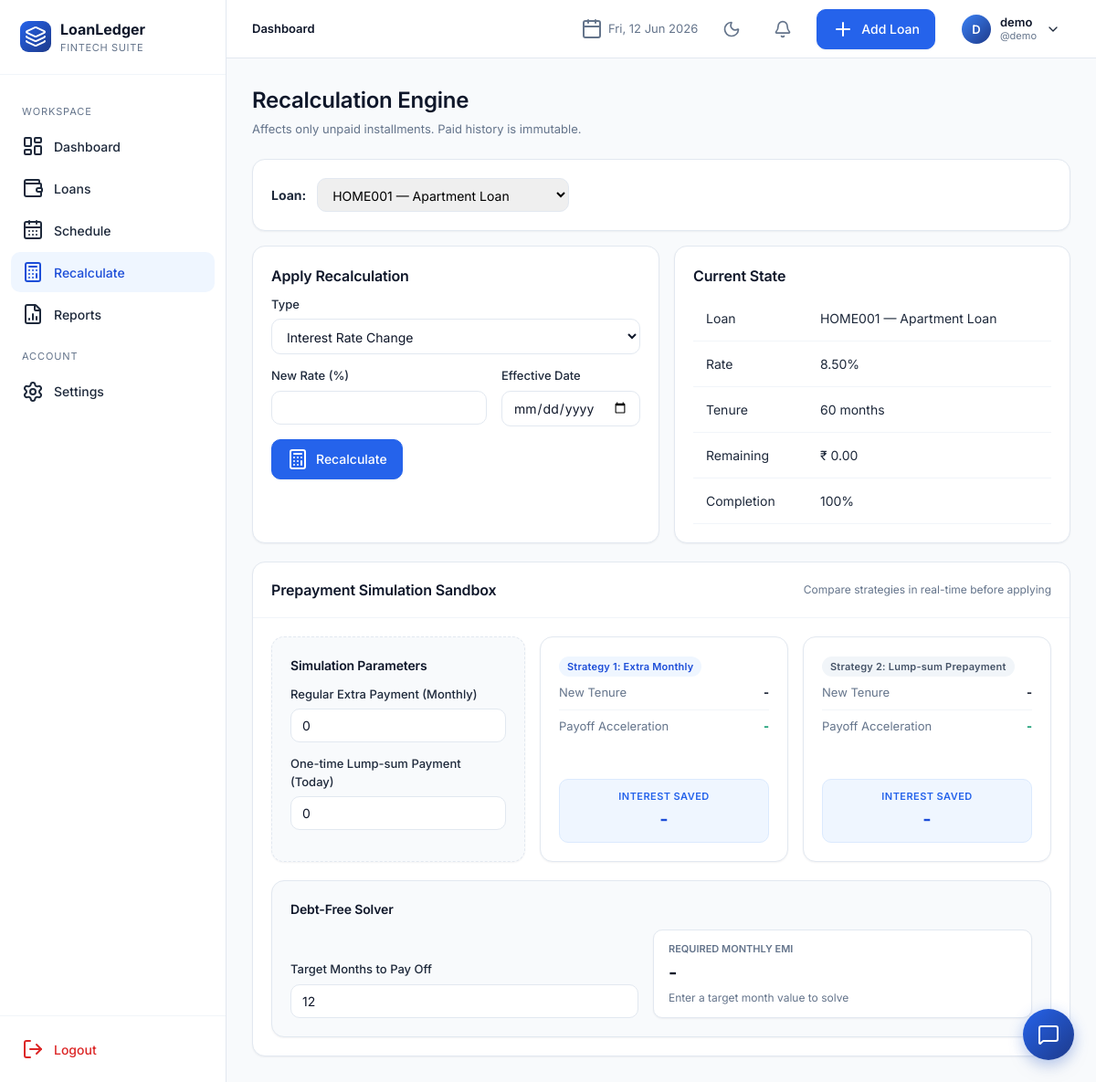
The page /recalculate/ (signed in) on the database its author committed.
### app/models.py (models this page shows, shortened)
class User(UserMixin, db.Model):
    __tablename__ = "users"
    id = db.Column(db.Integer, primary_key=True)
    full_name = db.Column(db.String(120), nullable=False)
    username = db.Column(db.String(64), unique=True, nullable=False, index=True)
    email = db.Column(db.String(160), unique=True, nullable=False, index=True)
    password_hash = db.Column(db.String(256), nullable=False)
    preferred_currency = db.Column(db.String(8), default="INR")
    preferred_date_format = db.Column(db.String(20), default="%d %b %Y")
    created_at = db.Column(db.DateTime, default=datetime.utcnow)
    loans = db.relationship("Loan", backref="owner", lazy="dynamic", cascade="all, delete-orphan")

class Loan(db.Model):
    __tablename__ = "loans"
    id = db.Column(db.Integer, primary_key=True)
    user_id = db.Column(db.Integer, db.ForeignKey("users.id"), nullable=False, index=True)
    loan_id = db.Column(db.String(40), nullable=False, index=True)  # manual unique per user
    loan_name = db.Column(db.String(120), nullable=False)
    loan_category = db.Column(db.String(50), nullable=False, default="Personal")
    bank_name = db.Column(db.String(120), nullable=False)
    loan_amount = db.Column(db.Float, nullable=False)
    interest_rate = db.Column(db.Float, nullable=False)  # annual %
    down_payment = db.Column(db.Float, default=0)
    custom_emi = db.Column(db.Float, nullable=True)
    start_date = db.Column(db.Date, nullable=False)
    tenure_months = db.Column(db.Integer, nullable=False)
    loan_status = db.Column(db.String(20), default="Active", index=True)
    remaining_balance = db.Column(db.Float, default=0)
    completion_percentage = db.Column(db.Float, default=0)
    is_archived = db.Column(db.Boolean, default=False, index=True)
    balloon_date = db.Column(db.Date, nullable=True)
    balloon_amount = db.Column(db.Float, nullable=True)
    notes = db.Column(db.Text)
    closed_at = db.Column(db.DateTime, nullable=True)
    final_amount = db.Column(db.Float, nullable=True)
    closure_notes = db.Column(db.Text, nullable=True)
    created_at = db.Column(db.DateTime, default=datetime.utcnow)
    updated_at = db.Column(db.DateTime, default=datetime.utcnow, onupdate=datetime.utcnow)
    schedules = db.relationship("Schedule", backref="loan", lazy="dynamic",
                                cascade="all, delete-orphan", order_by="Schedule.month_index")
    __table_args__ = (db.UniqueConstraint("user_id", "loan_id", name="uq_user_loanid"),)

### app/blueprints/recalculate.py (the view, shortened to what this page needs)
@recalc_bp.route("/", methods=["GET", "POST"])
@login_required
def index():
    loans = current_user.loans.filter_by(is_archived=False).all()
    selected_id = request.args.get("loan_pk", type=int)
    loan = _get_loan(selected_id) if selected_id else (loans[0] if loans else None)
    unpaid_interest = 0.0
    unpaid_tenure = 0
    standard_emi = 0.0
    target_months = 12
    if loan:
        unpaid_schedules = [s for s in loan.schedules if s.payment_status != "Paid"]
        unpaid_interest = sum(s.interest for s in unpaid_schedules)
        unpaid_tenure = len(unpaid_schedules)
        target_months = min(12, int(loan.tenure_months))
        if loan.custom_emi:
            standard_emi = loan.custom_emi
        else:
            from app.utils import emi_amount
            principal = float(loan.loan_amount) - float(loan.down_payment or 0)
            standard_emi = emi_amount(principal, loan.interest_rate, loan.tenure_months)
    form = RecalcForm()
    choices = [
        ("RATE", "Interest Rate Change"),
        ("TENURE", "Tenure Change"),
        ("EXTRA", "Extra Monthly Payment"),
    ]
    if loan and loan.balloon_date:
        choices.append(("CLEAR_BALLOON", "Clear Balloon date"))
    form.recalc_type.choices = choices
    simulation = None
    return render_template("recalculate/index.html", loans=loans, loan=loan, form=form, simulation=simulation,
                           unpaid_interest=unpaid_interest, unpaid_tenure=unpaid_tenure, standard_emi=standard_emi, target_months=target_months)

### app/forms.py
class RecalcForm(FlaskForm):
    recalc_type = SelectField("Type", choices=[
        ("RATE", "Interest Rate Change"),
        ("TENURE", "Tenure Change"),
        ("EXTRA", "Extra Monthly Payment"),
        ("CLEAR_BALLOON", "Clear Balloon date"),
    ])
    new_rate = FloatField("New Rate (%)", validators=[Optional(), NumberRange(min=0, max=100)])
    new_tenure = IntegerField("New Tenure (months)", validators=[Optional(), NumberRange(min=1, max=600)])
    extra_amount = FloatField("Extra Amount", validators=[Optional(), NumberRange(min=0)])
    effective_date = DateField("Effective Date", validators=[Optional()])
    submit = SubmitField("Recalculate")

### app/utils.py (called while the page is built)
def emi_amount(principal: float, annual_rate: float, months: int) -> float:
    if months <= 0:
        return 0.0
    r = (annual_rate / 100.0) / 12.0
    if r == 0:
        return round(principal / months, 2)
    emi = principal * r * (1 + r) ** months / ((1 + r) ** months - 1)
    return round(emi, 2)

### app/templates/recalculate/index.html (shortened to what this page needs)
{% extends "base.html" %}
{% block content %}
<div class="page-header"><div class="title-block"><h1>Recalculation Engine</h1><div class="sub">Affects only unpaid installments. Paid history is immutable.</div></div>
</div>
{% if not loans %}
<div class="card pad empty"><i data-lucide="calculator"></i><h3>Add a loan first</h3></div>
{% else %}
<div class="card" style="margin-bottom:16px"><div class="card-body" style="display:flex;align-items:center;gap:12px;flex-wrap:wrap">
  <strong>Loan:</strong>
  <select onchange="location.href=this.value" style="padding:8px 12px;border:1px solid var(--slate-200);border-radius:10px">
    {% for l in loans %}
      <option value="{{ url_for('recalc.index') }}?loan_pk={{ l.id }}" {% if loan and l.id==loan.id %}selected{% endif %}>{{ l.loan_id }} — {{ l.loan_name }}</option>
    {% endfor %}
  </select>
</div></div>
{% if loan %}
<div class="grid grid-2">
  <div class="card pad">
    <h3 style="margin-bottom:10px">Apply Recalculation</h3>
    <form method="post" action="{{ url_for('recalc.index') }}?loan_pk={{ loan.id }}">
      <div class="form-row"><label>Type</label>{{ form.recalc_type() }}</div>
      <div class="form-grid">
        <div class="form-row"><label>New Rate (%)</label>{{ form.new_rate() }}</div>
        <div class="form-row"><label>Effective Date</label>{{ form.effective_date() }}</div>
      </div>
      <button class="btn" type="submit"><i data-lucide="calculator"></i> Recalculate</button>
    </form>
  </div>
  <div class="card pad">
    <h3 style="margin-bottom:10px">Current State</h3>
    <table class="tbl">
      <tr><td>Loan</td><td>{{ loan.loan_id }} — {{ loan.loan_name }}</td></tr>
      <tr><td>Rate</td><td>{{ '%.2f'|format(loan.interest_rate) }}%</td></tr>
      <tr><td>Tenure</td><td>{{ loan.tenure_months }} months</td></tr>
      <tr><td>Remaining</td><td>{{ loan.remaining_balance|money }}</td></tr>
      <tr><td>Completion</td><td>{{ '%.0f'|format(loan.completion_percentage) }}%</td></tr>
    </table>
  </div>
</div>
<div class="card" style="margin-top: 20px;">
  <div class="card-header">
    <h3>Prepayment Simulation Sandbox</h3>
    <span style="font-size:12px;color:var(--slate-500)">Compare strategies in real-time before applying</span>
  </div>
  <div class="card-body">
    <div class="grid grid-3" style="margin-bottom: 20px;">
      <div class="card pad secondary-card" style="border-style: dashed;">
        <h4 style="margin-bottom: 12px;">Simulation Parameters</h4>
        <div class="form-row">
          <label>Regular Extra Payment (Monthly)</label>
          <input type="number" id="sandboxExtra" placeholder="e.g. 5000" min="0" value="0">
        </div>
        <div class="form-row">
          <label>One-time Lump-sum Payment (Today)</label>
          <input type="number" id="sandboxLumpsum" placeholder="e.g. 50000" min="0" value="0">
        </div>
      </div>
      <div class="card pad" id="optionExtraCard" style="display:flex; flex-direction:column; justify-content:space-between;">
        <div>
          <span class="badge Active" style="margin-bottom:8px;">Strategy 1: Extra Monthly</span>
          <div class="projection-row">
            <span class="projection-label">New Tenure</span>
            <strong id="optExtraTenure" class="projection-value">-</strong>
          </div>
          <div class="projection-row">
            <span class="projection-label">Payoff Acceleration</span>
            <strong id="optExtraSavedMonths" class="text-saved">-</strong>
          </div>
        </div>
        <div class="savings-box" style="padding:10px 14px; margin-top:8px;">
          <div class="savings-label">Interest Saved</div>
          <div id="optExtraSavings" class="savings-value" style="font-size:20px; margin-top:2px;">-</div>
        </div>
      </div>
      <div class="card pad" id="optionLumpsumCard" style="display:flex; flex-direction:column; justify-content:space-between;">
        <div>
          <span class="badge Pending" style="margin-bottom:8px;">Strategy 2: Lump-sum Prepayment</span>
          <div class="projection-row">
            <span class="projection-label">New Tenure</span>
            <strong id="optLumpsumTenure" class="projection-value">-</strong>
          </div>
          <div class="projection-row">
            <span class="projection-label">Payoff Acceleration</span>
            <strong id="optLumpsumSavedMonths" class="text-saved">-</strong>
          </div>
        </div>
        <div class="savings-box" style="padding:10px 14px; margin-top:8px;">
          <div class="savings-label">Interest Saved</div>
          <div id="optLumpsumSavings" class="savings-value" style="font-size:20px; margin-top:2px;">-</div>
        </div>
      </div>
    </div>
    <div class="card pad secondary-card">
      <h4 style="margin-bottom:12px;">Debt-Free Solver</h4>
      <div style="display:flex; gap:16px; align-items:flex-end; flex-wrap:wrap;">
        <div class="form-row" style="margin-bottom:0; flex:1; min-width:200px;">
          <label>Target Months to Pay Off</label>
          <input type="number" id="solverTargetMonths" placeholder="e.g. 24" min="1" value="{{ target_months|int }}">
        </div>
        <div class="solver-result-box">
          <div class="solver-label">Required Monthly EMI</div>
          <div id="solverRequiredEmi" class="solver-value">-</div>
          <div id="solverExtraDetails" class="solver-details">Enter a target month value to solve</div>
        </div>
      </div>
    </div>
  </div>
</div>
{% endif %}
{% endif %}
{% endblock %}

### app/templates/_topnav.html (shortened to what this page needs)
<header class="topnav">
  <div class="crumbs">
    {% block crumbs %}<strong>Dashboard</strong>{% endblock %}
  </div>
  <div class="date"><i data-lucide="calendar"></i> {{ now.strftime('%a, %d %b %Y') }}</div>
  <button id="themeToggle" class="theme-toggle-btn" title="Toggle theme">
    <i data-lucide="moon" class="moon-icon"></i>
  </button>
  <div class="notifications-hub">
    <button class="notifications-btn" id="notificationsBtn" title="Notifications">
      <i data-lucide="bell"></i>
    </button>
  </div>
  {% if request.endpoint and not request.endpoint.startswith('settings.') %}
    <a href="{{ url_for('loans.add') }}" class="btn"><i data-lucide="plus"></i> Add Loan</a>
  {% endif %}
  <div class="profile">
    <button class="profile-btn">
      <div class="avatar">{{ current_user.full_name[:1]|upper }}</div>
      <div style="text-align:left;line-height:1.2">
        <div style="font-weight:600;font-size:13px;color:var(--text-title)">{{ current_user.full_name }}</div>
        <div style="font-size:11px;color:var(--text-muted)">@{{ current_user.username }}</div>
      </div>
      <i data-lucide="chevron-down" style="width:16px;height:16px"></i>
    </button>
  </div>
</header>

### rows shown on the page
User: full_name "D", full_name "demo", username "demo"
Loan: loan_id "HOME001", loan_name "Apartment Loan", interest_rate "8.50", tenure_months "60", remaining_balance "₹ 0.00", completion_percentage "100"

### other values the page prints
form field value "HOME001 — Apartment Loan"
